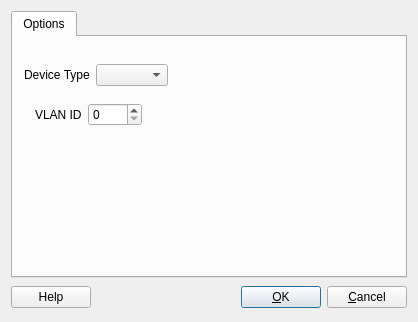
<ui version="4.0" >
 <class>pixosIfaceOptsDialog_q</class>
 <widget class="QDialog" name="pixosIfaceOptsDialog_q" >
  <property name="geometry" >
   <rect>
    <x>0</x>
    <y>0</y>
    <width>418</width>
    <height>322</height>
   </rect>
  </property>
  <property name="windowTitle" >
   <string>PIX: interface settings</string>
  </property>
  <layout class="QGridLayout" >
   <item row="1" column="0" >
    <layout class="QHBoxLayout" >
     <item>
      <widget class="QPushButton" name="buttonHelp" >
       <property name="text" >
        <string>Help</string>
       </property>
      </widget>
     </item>
     <item>
      <spacer>
       <property name="orientation" >
        <enum>Qt::Horizontal</enum>
       </property>
       <property name="sizeType" >
        <enum>QSizePolicy::Expanding</enum>
       </property>
       <property name="sizeHint" stdset="0" >
        <size>
         <width>151</width>
         <height>27</height>
        </size>
       </property>
      </spacer>
     </item>
     <item>
      <widget class="QPushButton" name="buttonOk" >
       <property name="text" >
        <string>&amp;OK</string>
       </property>
       <property name="shortcut" >
        <string/>
       </property>
       <property name="autoDefault" >
        <bool>true</bool>
       </property>
       <property name="default" >
        <bool>true</bool>
       </property>
      </widget>
     </item>
     <item>
      <widget class="QPushButton" name="buttonCancel" >
       <property name="text" >
        <string>&amp;Cancel</string>
       </property>
       <property name="shortcut" >
        <string/>
       </property>
       <property name="autoDefault" >
        <bool>true</bool>
       </property>
      </widget>
     </item>
    </layout>
   </item>
   <item row="0" column="0" >
    <widget class="QTabWidget" name="tabWidget" >
     <property name="tabShape" >
      <enum>QTabWidget::Rounded</enum>
     </property>
     <property name="currentIndex" >
      <number>0</number>
     </property>
     <widget class="QWidget" name="tab" >
      <attribute name="title" >
       <string>Options</string>
      </attribute>
      <attribute name="icon" >
       <iconset resource="MainRes.qrc" >
        <normaloff>:/Icons/Options</normaloff>:/Icons/Options</iconset>
      </attribute>
      <layout class="QGridLayout" name="gridLayout_2" >
       <item row="0" column="1" >
        <spacer>
         <property name="orientation" >
          <enum>Qt::Vertical</enum>
         </property>
         <property name="sizeType" >
          <enum>QSizePolicy::Fixed</enum>
         </property>
         <property name="sizeHint" stdset="0" >
          <size>
           <width>20</width>
           <height>16</height>
          </size>
         </property>
        </spacer>
       </item>
       <item row="1" column="0" >
        <widget class="QLabel" name="iface_type_label" >
         <property name="layoutDirection" >
          <enum>Qt::RightToLeft</enum>
         </property>
         <property name="text" >
          <string>Device Type</string>
         </property>
        </widget>
       </item>
       <item row="1" column="1" >
        <widget class="QComboBox" name="iface_type" />
       </item>
       <item row="1" column="2" >
        <spacer>
         <property name="orientation" >
          <enum>Qt::Horizontal</enum>
         </property>
         <property name="sizeHint" stdset="0" >
          <size>
           <width>40</width>
           <height>20</height>
          </size>
         </property>
        </spacer>
       </item>
       <item row="2" column="0" colspan="3" >
        <widget class="QStackedWidget" name="options_stack" >
         <property name="sizePolicy" >
          <sizepolicy vsizetype="Expanding" hsizetype="Preferred" >
           <horstretch>0</horstretch>
           <verstretch>0</verstretch>
          </sizepolicy>
         </property>
         <property name="currentIndex" >
          <number>1</number>
         </property>
         <widget class="QWidget" name="page_blank" />
         <widget class="QWidget" name="page_vlan" >
          <layout class="QGridLayout" name="gridLayout_116" >
           <item row="0" column="0" >
            <widget class="QLabel" name="vlan_label" >
             <property name="enabled" >
              <bool>true</bool>
             </property>
             <property name="layoutDirection" >
              <enum>Qt::RightToLeft</enum>
             </property>
             <property name="text" >
              <string>VLAN ID</string>
             </property>
            </widget>
           </item>
           <item row="0" column="1" >
            <widget class="QSpinBox" name="vlan_id" >
             <property name="maximum" >
              <number>4095</number>
             </property>
            </widget>
           </item>
           <item row="0" column="2" >
            <spacer name="horizontalSpacer" >
             <property name="orientation" >
              <enum>Qt::Horizontal</enum>
             </property>
             <property name="sizeHint" stdset="0" >
              <size>
               <width>140</width>
               <height>20</height>
              </size>
             </property>
            </spacer>
           </item>
           <item row="1" column="1" >
            <spacer name="verticalSpacer_2" >
             <property name="orientation" >
              <enum>Qt::Vertical</enum>
             </property>
             <property name="sizeHint" stdset="0" >
              <size>
               <width>20</width>
               <height>43</height>
              </size>
             </property>
            </spacer>
           </item>
          </layout>
         </widget>
        </widget>
       </item>
      </layout>
     </widget>
    </widget>
   </item>
  </layout>
 </widget>
 <layoutdefault spacing="6" margin="11" />
 <tabstops>
  <tabstop>buttonOk</tabstop>
  <tabstop>buttonCancel</tabstop>
  <tabstop>tabWidget</tabstop>
 </tabstops>
 <resources>
  <include location="MainRes.qrc" />
 </resources>
 <connections>
  <connection>
   <sender>buttonOk</sender>
   <signal>clicked()</signal>
   <receiver>pixosIfaceOptsDialog_q</receiver>
   <slot>accept()</slot>
   <hints>
    <hint type="sourcelabel" >
     <x>316</x>
     <y>472</y>
    </hint>
    <hint type="destinationlabel" >
     <x>20</x>
     <y>20</y>
    </hint>
   </hints>
  </connection>
  <connection>
   <sender>buttonCancel</sender>
   <signal>clicked()</signal>
   <receiver>pixosIfaceOptsDialog_q</receiver>
   <slot>reject()</slot>
   <hints>
    <hint type="sourcelabel" >
     <x>397</x>
     <y>472</y>
    </hint>
    <hint type="destinationlabel" >
     <x>20</x>
     <y>20</y>
    </hint>
   </hints>
  </connection>
  <connection>
   <sender>buttonHelp</sender>
   <signal>clicked()</signal>
   <receiver>pixosIfaceOptsDialog_q</receiver>
   <slot>help()</slot>
   <hints>
    <hint type="sourcelabel" >
     <x>68</x>
     <y>464</y>
    </hint>
    <hint type="destinationlabel" >
     <x>231</x>
     <y>245</y>
    </hint>
   </hints>
  </connection>
  <connection>
   <sender>iface_type</sender>
   <signal>currentIndexChanged(QString)</signal>
   <receiver>pixosIfaceOptsDialog_q</receiver>
   <slot>typeChanged(QString)</slot>
   <hints>
    <hint type="sourcelabel" >
     <x>287</x>
     <y>196</y>
    </hint>
    <hint type="destinationlabel" >
     <x>286</x>
     <y>261</y>
    </hint>
   </hints>
  </connection>
 </connections>
 <slots>
  <slot>typeChanged(QString)</slot>
  <slot>bondingPolicyChanged(QString)</slot>
 </slots>
</ui>
